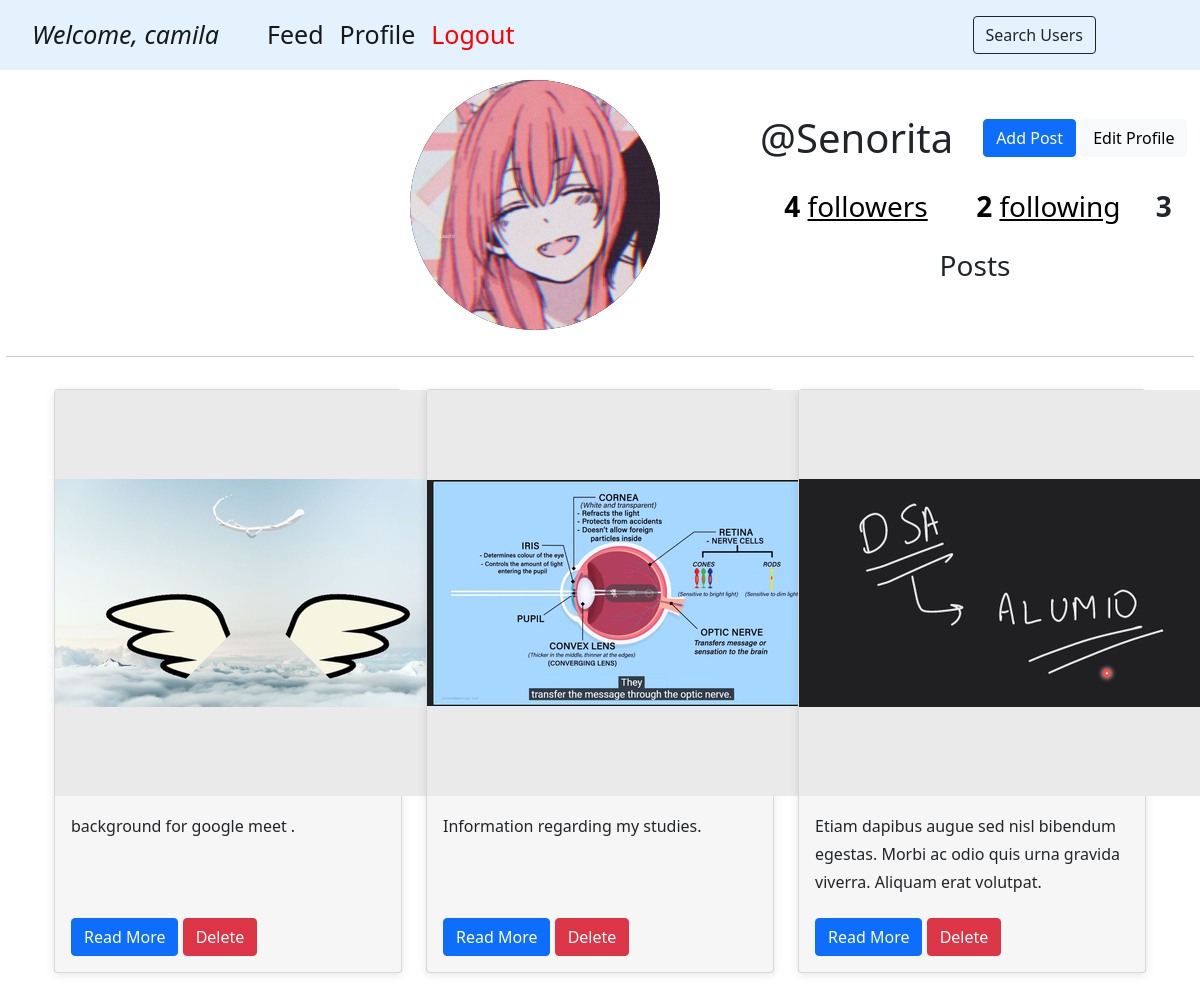
/profile (signed in), run on the app's committed database.
### app.py (models this page shows)
class App_user(db.Model, UserMixin):
    __tablename__ = 'app_user'
    id = db.Column(db.Integer, autoincrement = True, primary_key = True)
    username = db.Column(db.String, nullable = False, unique = True)
    first_name = db.Column(db.String, nullable = False)
    profile_pic = db.Column(db.String, nullable = False)
    last_name = db.Column(db.String, nullable = False)
    password = db.Column(db.String, nullable = False)

class Post(db.Model):
    __tablename__ = 'post'
    post_id = db.Column(db.Integer, autoincrement = True, primary_key = True)
    ID = db.Column(db.Integer, db.ForeignKey('app_user.id'), nullable = False)
    username = db.Column(db.String, db.ForeignKey('app_user.username'), nullable = False)
    image_path = db.Column(db.String(500), nullable = False)
    description = db.Column(db.String(200), nullable = False)
    time_stamp = db.Column(db.DateTime, default = datetime.utcnow)
    number_of_likes = db.Column(db.Integer, default = 0)

### app.py (the view, shortened to what this page needs)
@app.route("/profile", methods = ["GET", "POST"])
@login_required
def profile():
    if request.args.get("search")!=None:
        user = request.form['uname_req']
        s = "/feed/" + user
        return redirect(s)
    other_users = App_user.query.filter(App_user.username != current_user.username).all()
    following = Follower.query.filter_by(ID = current_user.id).count()
    followers = Follower.query.filter_by(following_ID = current_user.id).count()
    posts = Post.query.filter(Post.ID == current_user.id).all()
    number_of_posts = Post.query.filter(Post.ID == current_user.id).count()
    return render_template("profile.html", users = other_users, follower = followers, following = following, post = posts, number_of_posts = number_of_posts)

### app.py (called while the page is built)
@login_manager.user_loader
def load_user(user):
    return App_user.query.get(int(user))

### templates/profile.html (shortened to what this page needs)
<!DOCTYPE html>
<html lang="en">
<html>
    <head>
        <link href="https://cdn.jsdelivr.net/npm/bootstrap@5.2.2/dist/css/bootstrap.min.css" rel="stylesheet">
      </head>
    <body>
      {% include 'navbar.html' %}
              <div style="padding: 10px; display: flex; align-items: center;">
                <div style="padding-left:400px;">
                <img  class="myimg" src=".\static\images\{{current_user.profile_pic}}" />
                </div>
                <div style="padding-left: 100px;">
                <div style="display: flex; align-items: center;">
                  <p style="padding-right:30px" class="fs-1" >@{{current_user.username}}</p> <p><button class="btn btn-primary" type="button" onclick = "window.location.href='/profile/add_post'">Add Post</button>
                    <button class="btn btn-light" type="button" onclick = "window.location.href='/profile/edit'">Edit Profile</button></p></div>
                  <p class="fs-3 text-center" >
                    <button class="b" onclick = "window.location.href='/profile/followers'"><b>{{follower}}</b> <u>followers</u></button> &nbsp;&nbsp;&nbsp;
                    <button class="b" onclick = "window.location.href='/profile/following'"><b>{{following}}</b> <u>following </u></p></button>&nbsp;&nbsp;&nbsp;
                    <b>{{number_of_posts}}</b>  Posts
                </div>
              </div>
                <hr style="width: 99%; margin-right: auto; margin-left: auto; ">
                <div class="container">
                  <div class="row">
                  {% for i in post %}
                  <div class="col-sm-4 py-3">
                    <div class="card box-shadow" style="background-color:rgb(246, 246, 246);">
                      <div style="width: 406px; height:406px; background-color: rgb(234, 234, 234);">
                      <img src=".\static\{{i.image_path}}" class="card-img-top">
                      </div>
                      <div class="card-body">
                        <p class="card-text">{{i.description}}</p>
                        <a href="javascript:void();" class="btn btn-primary readmore-btn">Read More</a>
                        <a href="/profile?deleted={{i.post_id}}" class="btn btn-danger">Delete</a>
                      </div>
                    </div>
                  </div>
                  {% endfor %}
                  </div>
                </div>
    </body>
</html>

### templates/navbar.html (shortened to what this page needs)
<link href="https://cdn.jsdelivr.net/npm/bootstrap@5.0.2/dist/css/bootstrap.min.css" rel="stylesheet">
<nav class="navbar navbar-expand-lg  navbar-light" style="background-color: #e3f2fd;">
    <div class="container-fluid">
      <div class="collapse navbar-collapse" id="navbarSupportedContent">
        <ul class="navbar-nav me-auto mb-2 mb-lg-0">
          <li class="nav-item">
            <a class="nav-link active" aria-current="page" style='font-size:25px;'><i>Welcome,
            {{current_user.first_name}}</i></a>
          </li>
          <li class="nav-item">
            <a class="nav-link active" aria-current="page" href="#" style='font-size:25px;'></a>
          </li>
          <li class="nav-item">
            <a class="nav-link active" aria-current="page" href="#" style='font-size:25px;'></a>
          </li>
          <li class="nav-item">
            <a class="nav-link active" aria-current="page" href="/feed" style='font-size:25px;'>Feed</a>
          </li>
          <li class="nav-item">
            <a class="nav-link active" aria-current="page" href="/profile" style='font-size:25px;'>Profile</a>
          </li>
          <li class="nav-item">
            <a class="nav-link active" aria-current="page" href="/logout" style='color:red; font-size:25px;'>Logout</a>
          </li>
        </ul>
        <div class="btn-group" style="padding-right: 5em;">
          <button type="button" class="btn btn-outline-dark" onclick = "window.location.href='/feed/search'">Search Users</button>
        </div>
      </div>
    </div>
  </nav>

### templates/profile.html (style rules this page uses)
body { background-color: #f5f5f5; }
.box-shadow { box-shadow: 0px 2px 10px rgba(0, 0, 0, 0.1); }
.myimg { width:250px; height:250px; object-fit:cover; border-radius:50%; background-color: #000; }
.card-text { line-height: 28px; height: 90px; overflow: hidden; }
.b { background: transparent; outline: none; border: none; }

### data on the page
App_user: first_name "camila", profile_pic (picture), username "Senorita"
Post: image_path (picture), description "background for google meet ."
Post: image_path (picture), description "Information regarding my studies."
Post: image_path (picture), description "Etiam dapibus augue sed nisl bibendum egestas. Morbi ac odio quis urna gravida viverra. Aliquam erat volutpat.…"

### other printed values
{{ follower }} "4"
{{ following }} "2"
{{ number_of_posts }} "3"
